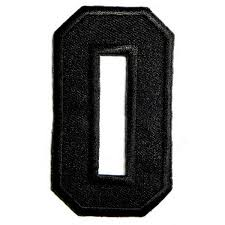
#> input picture img/num0.jpg, 225 x 225 px
$ python ImageRecognition.py
#> lines starting #> are read from the running program, lines starting #| are printed output that depends on the picture; after the words box and inside, x2 and y2 are one past the last pixel; in counts of white or black regions, pixels touching at a corner belong together
# -*- coding: utf-8 -*-
"""
Created on Fri Sep 28 22:19:17 2018

@author: magda
"""
"""
test
"""

from PIL import Image
import numpy as np
import matplotlib.pyplot as plt
import functools as ft

def threshold(imageArray) :
    balanceAr = []
    newAr = imageArray


    for eachRow in imageArray:
        for eachPix in eachRow:
            avgNum = ft.reduce((lambda x, y: int(x) + int(y)), eachPix[:3])/len(eachPix[:3])
            balanceAr.append(avgNum)
    balance = ft.reduce((lambda x, y: int(x) + int(y)), balanceAr)/len(balanceAr)

    for eachRow in newAr:
        for eachPix in eachRow:
           if ft.reduce((lambda x, y: int(x) + int(y)), eachPix[:3])/len(eachPix[:3]) > balance:
               eachPix[0] = 255
               eachPix[1] = 255
               eachPix[2] = 255
               'eachPix[3] = 255'
           else:
               eachPix[0] = 0
               eachPix[1] = 0
               eachPix[2] = 0
               'eachPix[3] = 255'
    return newAr

i0 = Image.open('img/num0.jpg')
#> i0 is the input picture: PIL image 225x225 RGB; mean R, G, B 158.2, 158.2, 158
iar0 = np.array(i0)

i1 = Image.open('img/num4.jpg')
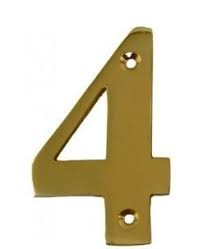
#> input picture img/num4.jpg, 203 x 249 px
#> i1 is the input picture: PIL image 203x249 RGB; mean R, G, B 221.8, 214.5, 193.6
iar1 = np.array(i1)

i2 = Image.open('img/num2.jpg')
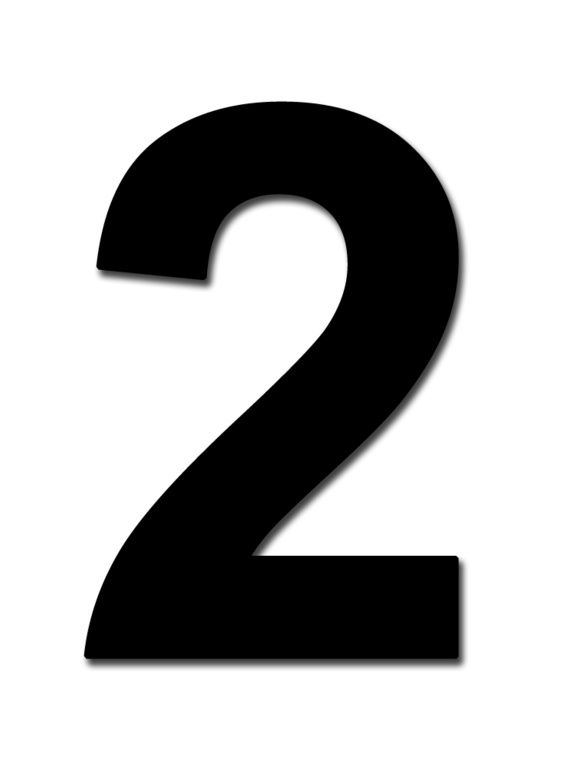
#> input picture img/num2.jpg, 565 x 768 px
#> i2 is the input picture: PIL image 565x768 RGB; min 0, max 255, mean 182.5
iar2 = np.array(i2)

i3 = Image.open('img/num3.jpg')
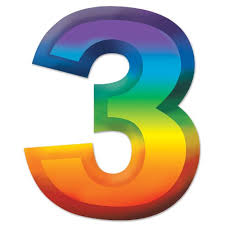
#> input picture img/num3.jpg, 225 x 225 px
#> i3 is the input picture: PIL image 225x225 RGB; mean R, G, B 196.5, 190.3, 173.5
iar3 = np.array(i3)

threshold(iar0)
#> after the loop in threshold, `for eachRow in imageArray:`: balanceAr = 50625 items
#> in threshold, `balance = ft.reduce((lambda x, y: int(x) + int(y)), balanceAr)/len(bal..`: balance = 158.1
#> after the loop in threshold, `for eachRow in newAr:`: eachPix = [255, 255, 255]
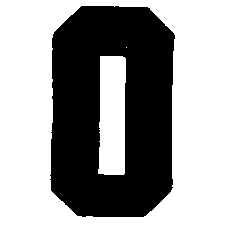
#> iar0: shape (225, 225, 3); 58.7% white; 1 black region, box (x1, y1, x2, y2) and area: (50, 6, 175, 217) 20901
threshold(iar1)
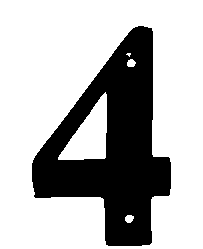
#> iar1: shape (249, 203, 3); 70.7% white; 1 black region, box (x1, y1, x2, y2) and area: (32, 26, 171, 246) 14795
threshold(iar2)
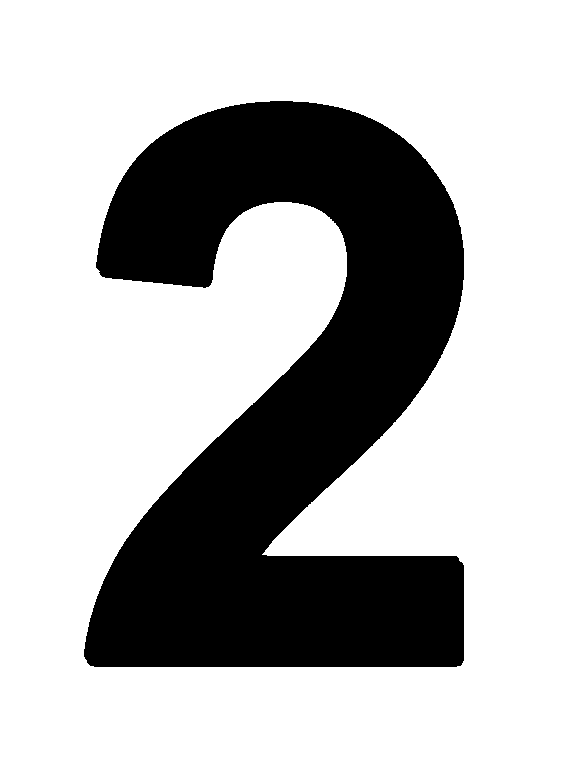
#> iar2: shape (768, 565, 3); 70.8% white; 1 black region, box (x1, y1, x2, y2) and area: (84, 101, 464, 667) 126766
threshold(iar3)
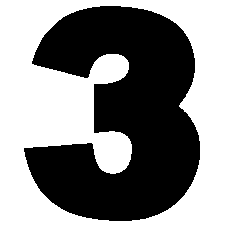
#> iar3: shape (225, 225, 3); 51.8% white; 1 black region, box (x1, y1, x2, y2) and area: (24, 6, 200, 221) 24403

fig = plt.figure()
ax0 = plt.subplot2grid((8, 6), (0, 0), rowspan=4, colspan=3)
ax1 = plt.subplot2grid((8, 6), (4, 0), rowspan=4, colspan=3)
ax2 = plt.subplot2grid((8, 6), (0, 4), rowspan=4, colspan=3)
ax3 = plt.subplot2grid((8, 6), (4, 4), rowspan=4, colspan=3)

ax0.imshow(iar0)
ax1.imshow(iar1)
ax2.imshow(iar2)
ax3.imshow(iar3)

plt.show()
